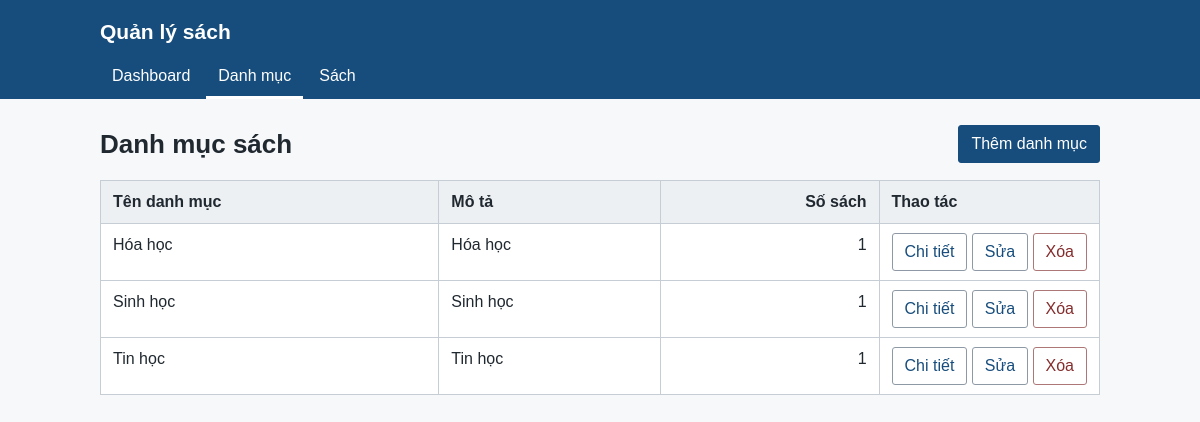
The page /categories on the database as committed earlier.
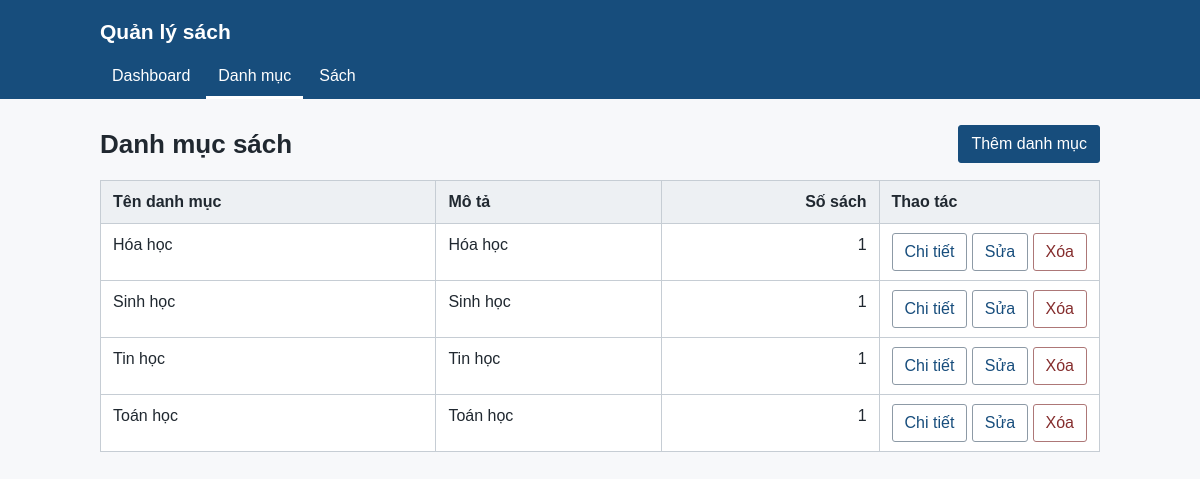
The same page on the database as committed later.
### tables this page shows
CREATE TABLE categories (
                id INTEGER PRIMARY KEY AUTOINCREMENT,
                name TEXT NOT NULL UNIQUE,
                description TEXT
            );

### app.py (the view)
@app.get("/categories")
def categories():
    with closing(get_connection()) as connection:
        rows = connection.execute(CATEGORY_COUNTS).fetchall()
    return render_template("categories.html", categories=rows)

### database.py (called while the page is built)
def get_connection():
    connection = sqlite3.connect(DATABASE_PATH)
    connection.row_factory = sqlite3.Row
    connection.execute("PRAGMA foreign_keys = ON")
    return connection

### templates/categories.html (shortened to what this page needs)
{% extends "base.html" %}
{% block content %}
<div class="page-heading">
    <h1>Danh mục sách</h1>
    <a class="button" href="{{ url_for('category_form') }}">Thêm danh mục</a>
</div>
<div class="table-wrapper">
    <table>
        <thead>
            <tr>
                <th scope="col">Tên danh mục</th>
                <th scope="col">Mô tả</th>
                <th scope="col" class="number">Số sách</th>
                <th scope="col">Thao tác</th>
            </tr>
        </thead>
        <tbody>
            {% for category in categories %}
            <tr>
                <td>{{ category.name }}</td>
                <td>{{ category.description or '' }}</td>
                <td class="number">{{ category.book_count }}</td>
                <td class="actions">
                    <a class="button secondary" href="{{ url_for('category_detail', id=category.id) }}">Chi tiết</a>
                    <a class="button secondary" href="{{ url_for('category_form', id=category.id) }}">Sửa</a>
                    <form method="post" action="{{ url_for('delete_category', id=category.id) }}"
                          onsubmit="return confirm('Xóa danh mục này?');">
                        <button class="danger" type="submit">Xóa</button>
                    </form>
                </td>
            </tr>
            {% else %}
            <tr><td colspan="4">Chưa có danh mục.</td></tr>
            {% endfor %}
        </tbody>
    </table>
</div>
{% endblock %}

Rows that differ between the two databases and show on the page:
added categories: name "Toán học", description "Toán học", book_count "1"
